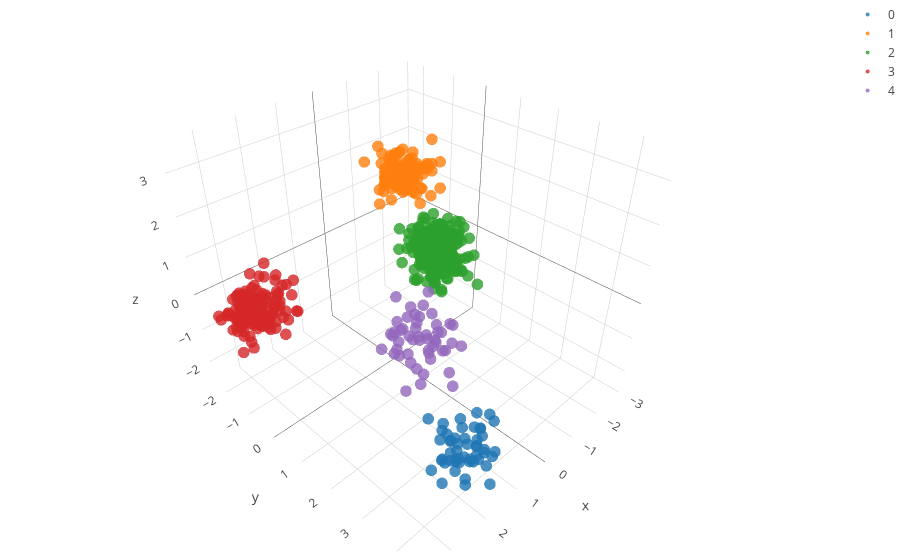

Write notebook code for a chart like this one.
### Code cell
## lets visualize the result now:

fig_data= [go.Scatter3d(
        x = features[[x for x in range(sum(Sizes)) if labels[x] == i],0],
        y = features[[x for x in range(sum(Sizes)) if labels[x] == i],1],
        z = features[[x for x in range(sum(Sizes)) if labels[x] == i],2],
        type='scatter3d',
        mode= "markers",
        marker= {
        'line': {'width': 0},
        'size': 4,
        'symbol': 'circle',
      "opacity": .8
      },
      name= str(i)
    ) for i in range(N_pops)]


layout = go.Layout(
    margin=dict(
        l=0,
        r=0,
        b=0,
        t=0
    )
)

fig = go.Figure(data=fig_data, layout=layout)
iplot(fig)
